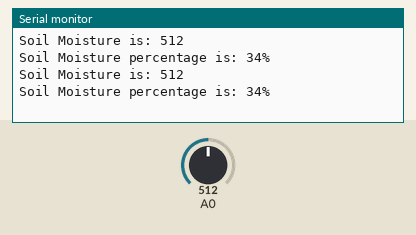
Bench run of a sketch on a simulated Arduino Uno, built with avr-gcc and run on an emulated ATmega328P. Parts: the last lines printed to the serial monitor. The inputs (shaded band) are chosen by the test bench; at power-on: A0 = 512.

Above: at 3.3 s.
3.4 s: A0 set to 716
At 6.3 s:
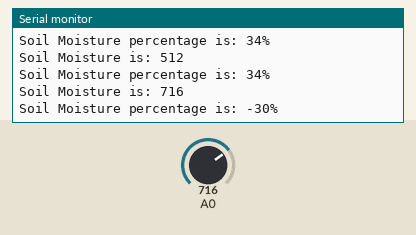
6.7 s: A0 set to 900
At 8.3 s:
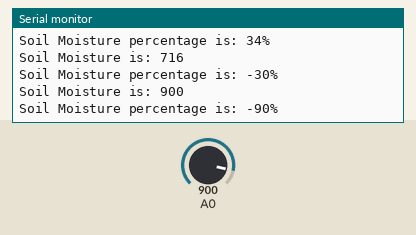
Timing chart, 0 to 9.8 s (numbered marks = the images above; inputs shaded):
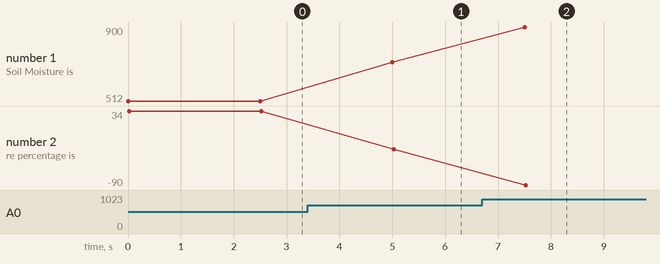

The sketch:

BasicCapacitiveSoilMoistureRead.ino
```cpp
//Read and return Soil Moisture and Soil Moisture Percentage
//Created using tutorial at https://how2electronics.com/interface-capacitive-soil-moisture-sensor-arduino/

const int AirValue = 620;
const int WaterValue = 310;
int soilMoistureValue = 0;
int soilMoisturePercent = 0 ;

void setup() {
  // put your setup code here, to run once:
  Serial.begin(9600);
}

void loop() {
  // put your main code here, to run repeatedly:
  soilMoistureValue = analogRead(A0);
  Serial.print("Soil Moisture is: ");
  Serial.println(soilMoistureValue);
  soilMoisturePercent = map(soilMoistureValue, AirValue, WaterValue, 0, 100);
  Serial.print("Soil Moisture percentage is: ");
  Serial.print(soilMoisturePercent);
  Serial.println("%");
  delay(2500);
}
```

Measured:
- after the input at 3.4 s, the serial monitor: prints a new line after 1.6 s (image 1)
- after the input at 6.7 s, the serial monitor: prints a new line after 0.80 s (image 2)
- plotted number 1: 512 → 716 after the input at 3.4 s, 716 → 900 after the input at 6.7 s
- plotted number 2: 34 → -30 after the input at 3.4 s, -30 → -90 after the input at 6.7 s
